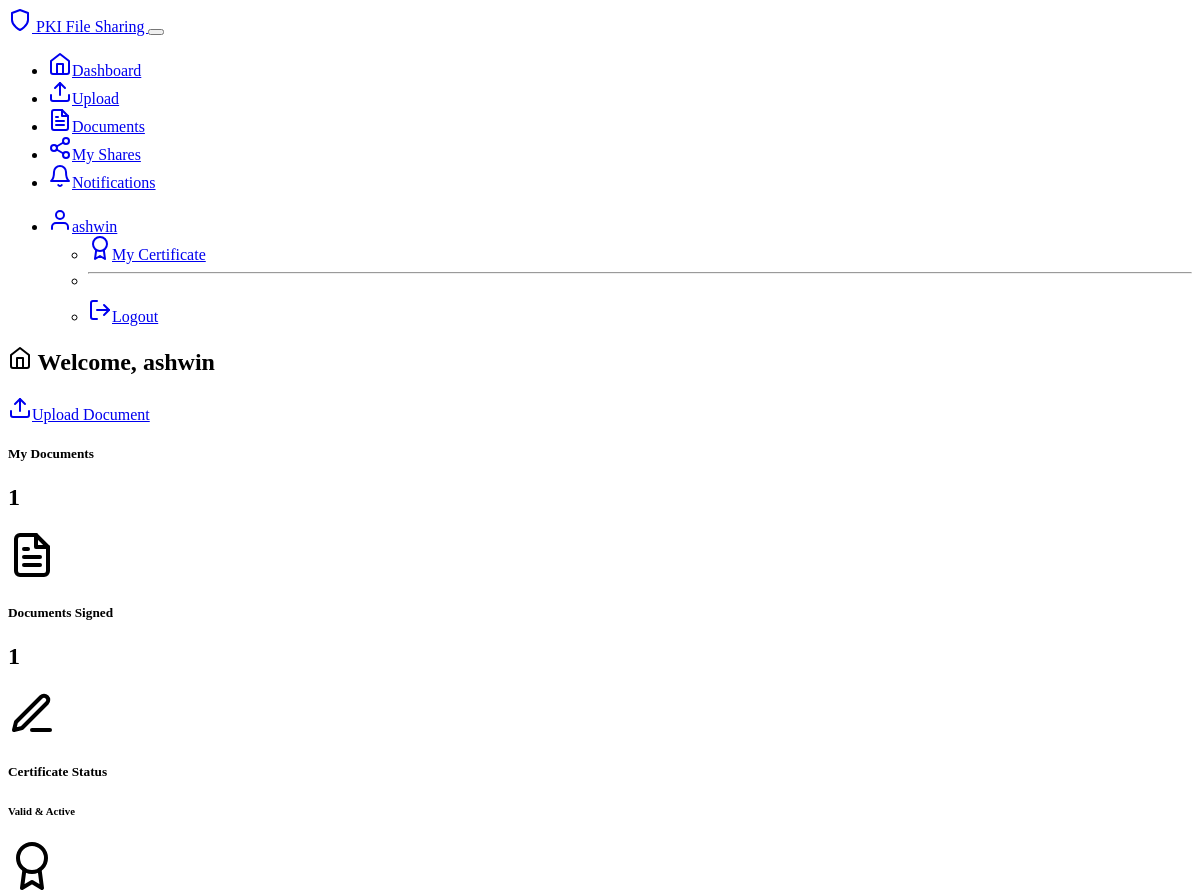
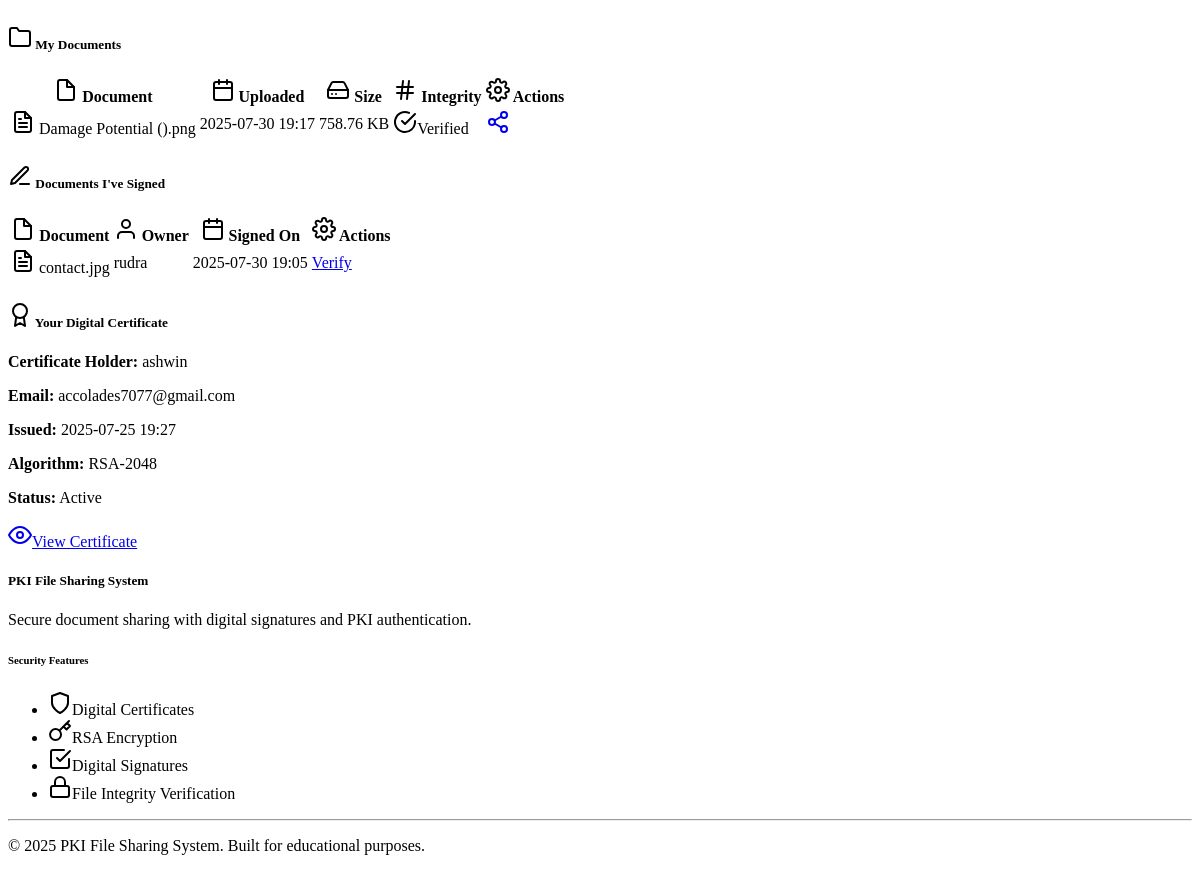
The page /dashboard (signed in) on the database its author committed (2 pictures, top to bottom).
### models.py (models this page shows)
class User(UserMixin, db.Model):
    id = db.Column(db.Integer, primary_key=True)
    username = db.Column(db.String(80), unique=True, nullable=False)
    email = db.Column(db.String(120), unique=True, nullable=False)
    password_hash = db.Column(db.String(256), nullable=False)
    private_key_pem = db.Column(db.Text, nullable=False)
    public_key_pem = db.Column(db.Text, nullable=False)
    certificate_pem = db.Column(db.Text, nullable=False)
    created_at = db.Column(db.DateTime, default=datetime.utcnow)
    documents = db.relationship('Document', backref='owner', lazy=True)
    signatures = db.relationship('DocumentSignature', backref='signer', lazy=True)

class Document(db.Model):
    id = db.Column(db.Integer, primary_key=True)
    filename = db.Column(db.String(255), nullable=False)
    original_filename = db.Column(db.String(255), nullable=False)
    file_path = db.Column(db.String(500), nullable=False)
    file_hash = db.Column(db.String(64), nullable=False)  # SHA256 hash for integrity
    content_type = db.Column(db.String(100))
    file_size = db.Column(db.Integer)
    owner_id = db.Column(db.Integer, db.ForeignKey('user.id'), nullable=False)
    uploaded_at = db.Column(db.DateTime, default=datetime.utcnow)
    signatures = db.relationship('DocumentSignature', backref='document', lazy=True, cascade='all, delete-orphan')

class DocumentSignature(db.Model):
    id = db.Column(db.Integer, primary_key=True)
    signature = db.Column(db.Text, nullable=False)  # Base64 encoded signature
    signature_algorithm = db.Column(db.String(50), default='SHA256withRSA')
    document_id = db.Column(db.Integer, db.ForeignKey('document.id'), nullable=False)
    signer_id = db.Column(db.Integer, db.ForeignKey('user.id'), nullable=False)
    signed_at = db.Column(db.DateTime, default=datetime.utcnow)
    is_verified = db.Column(db.Boolean, default=False)
    verification_message = db.Column(db.Text)

### routes.py (the view)
@app.route('/dashboard')
@login_required
def dashboard():
    try:
        documents = Document.query.filter_by(owner_id=current_user.id).order_by(Document.uploaded_at.desc()).all()
        signed_docs = db.session.query(Document).join(DocumentSignature).filter(
            DocumentSignature.signer_id == current_user.id
        ).distinct().all()
        return render_template('dashboard.html', documents=documents, signed_docs=signed_docs)
    except Exception as e:
        logger.error(f"Dashboard error: {str(e)}")
        flash('An error occurred loading the dashboard.', 'error')
        return render_template('dashboard.html', documents=[], signed_docs=[])

### templates/dashboard.html (shortened to what this page needs)
{% extends "base.html" %}
{% block content %}
<div class="row">
    <div class="col-12">
        <div class="d-flex justify-content-between align-items-center mb-4">
            <h2>
                <i data-feather="home" class="me-2"></i>
                Welcome, {{ current_user.username }}
            </h2>
            <a href="{{ url_for('upload') }}" class="btn btn-primary">
                <i data-feather="upload" class="me-2"></i>Upload Document
            </a>
        </div>
    </div>
</div>
<div class="row mb-4">
    <div class="col-md-4">
        <div class="card bg-primary text-white border-0">
            <div class="card-body">
                <div class="d-flex justify-content-between">
                    <div>
                        <h5 class="card-title">My Documents</h5>
                        <h2 class="mb-0">{{ documents|length }}</h2>
                    </div>
                    <div class="align-self-center">
                        <i data-feather="file-text" style="width: 48px; height: 48px;"></i>
                    </div>
                </div>
            </div>
        </div>
    </div>
    <div class="col-md-4">
        <div class="card bg-success text-white border-0">
            <div class="card-body">
                <div class="d-flex justify-content-between">
                    <div>
                        <h5 class="card-title">Documents Signed</h5>
                        <h2 class="mb-0">{{ signed_docs|length }}</h2>
                    </div>
                    <div class="align-self-center">
                        <i data-feather="edit-3" style="width: 48px; height: 48px;"></i>
                    </div>
                </div>
            </div>
        </div>
    </div>
    <div class="col-md-4">
        <div class="card bg-info text-white border-0">
            <div class="card-body">
                <div class="d-flex justify-content-between">
                    <div>
                        <h5 class="card-title">Certificate Status</h5>
                        <h6 class="mb-0">Valid & Active</h6>
                    </div>
                    <div class="align-self-center">
                        <i data-feather="award" style="width: 48px; height: 48px;"></i>
                    </div>
                </div>
            </div>
        </div>
    </div>
</div>
<div class="row">
    <div class="col-12">
        <div class="card border-0 shadow-sm">
            <div class="card-header bg-light">
                <h5 class="mb-0">
                    <i data-feather="folder" class="me-2"></i>
                    My Documents
                </h5>
            </div>
            <div class="card-body">
                {% if documents %}
                    <div class="table-responsive">
                        <table class="table table-hover">
                            <thead>
                                <tr>
                                    <th><i data-feather="file" class="me-1"></i> Document</th>
                                    <th><i data-feather="calendar" class="me-1"></i> Uploaded</th>
                                    <th><i data-feather="hard-drive" class="me-1"></i> Size</th>
                                    <th><i data-feather="hash" class="me-1"></i> Integrity</th>
                                    <th><i data-feather="settings" class="me-1"></i> Actions</th>
                                </tr>
                            </thead>
                            <tbody>
                                {% for doc in documents %}
                                <tr>
                                    <td>
                                        <div class="d-flex align-items-center">
                                            <i data-feather="file-text" class="me-2 text-muted"></i>
                                            <span>{{ doc.original_filename }}</span>
                                        </div>
                                    </td>
                                    <td>{{ doc.uploaded_at.strftime('%Y-%m-%d %H:%M') }}</td>
                                    <td>{{ "%.2f"|format(doc.file_size / 1024) }} KB</td>
                                    <td>
                                        <span class="badge bg-success">
                                            <i data-feather="check-circle" class="me-1"></i>Verified
                                        </span>
                                    </td>
                                    <td>
                                        <div class="btn-group btn-group-sm" role="group">
                                            <a href="{{ url_for('share_document', doc_id=doc.id) }}"
                                               class="btn btn-outline-success" title="Share">
                                                <i data-feather="share-2"></i>
                                            </a>
                                        </div>
                                    </td>
                                </tr>
                                {% endfor %}
                            </tbody>
                        </table>
                    </div>
                {% endif %}
            </div>
        </div>
    </div>
</div>
{% if signed_docs %}
<div class="row mt-4">
    <div class="col-12">
        <div class="card border-0 shadow-sm">
            <div class="card-header bg-light">
                <h5 class="mb-0">
                    <i data-feather="edit-3" class="me-2"></i>
                    Documents I've Signed
                </h5>
            </div>
            <div class="card-body">
                <div class="table-responsive">
                    <table class="table table-hover">
                        <thead>
                            <tr>
                                <th><i data-feather="file" class="me-1"></i> Document</th>
                                <th><i data-feather="user" class="me-1"></i> Owner</th>
                                <th><i data-feather="calendar" class="me-1"></i> Signed On</th>
                                <th><i data-feather="settings" class="me-1"></i> Actions</th>
                            </tr>
                        </thead>
                        <tbody>
                            {% for doc in signed_docs %}
                            <tr>
                                <td>
                                    <div class="d-flex align-items-center">
                                        <i data-feather="file-text" class="me-2 text-muted"></i>
                                        <span>{{ doc.original_filename }}</span>
                                    </div>
                                </td>
                                <td>{{ doc.owner.username }}</td>
                                <td>
                                    {% for sig in doc.signatures %}
                                        {% if sig.signer_id == current_user.id %}
                                            {{ sig.signed_at.strftime('%Y-%m-%d %H:%M') }}
                                        {% endif %}
                                    {% endfor %}
                                </td>
                                <td>
                                    <a href="{{ url_for('verify_document', doc_id=doc.id) }}"
                                       class="btn btn-sm btn-outline-info">
                                        Verify
                                    </a>
                                </td>
                            </tr>
                            {% endfor %}
                        </tbody>
                    </table>
                </div>
            </div>
        </div>
    </div>
</div>
{% endif %}
<div class="row mt-4">
    <div class="col-12">
        <div class="card border-0 shadow-sm">
            <div class="card-header bg-light">
                <h5 class="mb-0">
                    <i data-feather="award" class="me-2"></i>
                    Your Digital Certificate
                </h5>
            </div>
            <div class="card-body">
                <div class="row">
                    <div class="col-md-6">
                        <p><strong>Certificate Holder:</strong> {{ current_user.username }}</p>
                        <p><strong>Email:</strong> {{ current_user.email }}</p>
                        <p><strong>Issued:</strong> {{ current_user.created_at.strftime('%Y-%m-%d %H:%M') }}</p>
                    </div>
                    <div class="col-md-6">
                        <p><strong>Algorithm:</strong> RSA-2048</p>
                        <p><strong>Status:</strong> <span class="badge bg-success">Active</span></p>
                        <a href="{{ url_for('view_certificate', user_id=current_user.id) }}" class="btn btn-outline-primary">
                            <i data-feather="eye" class="me-1"></i>View Certificate
                        </a>
                    </div>
                </div>
            </div>
        </div>
    </div>
</div>
{% endblock %}

### templates/base.html (shortened to what this page needs)
<!DOCTYPE html>
<html lang="en" data-bs-theme="dark">
<head>
    <link href="https://cdn.replit.com/agent/bootstrap-agent-dark-theme.min.css" rel="stylesheet">
    <link href="{{ url_for('static', filename='style.css') }}" rel="stylesheet">
</head>
<body>
    <nav class="navbar navbar-expand-lg navbar-dark bg-dark">
        <div class="container">
            <a class="navbar-brand" href="{{ url_for('index') }}">
                <i data-feather="shield" class="me-2"></i>
                PKI File Sharing
            </a>
            <button class="navbar-toggler" type="button" data-bs-toggle="collapse" data-bs-target="#navbarNav">
            </button>
            <div class="collapse navbar-collapse" id="navbarNav">
                <ul class="navbar-nav me-auto">
                    {% if current_user.is_authenticated %}
                        <li class="nav-item">
                            <a class="nav-link" href="{{ url_for('dashboard') }}">
                                <i data-feather="home" class="me-1"></i>Dashboard
                            </a>
                        </li>
                        <li class="nav-item">
                            <a class="nav-link" href="{{ url_for('upload') }}">
                                <i data-feather="upload" class="me-1"></i>Upload
                            </a>
                        </li>
                        <li class="nav-item">
                            <a class="nav-link" href="{{ url_for('documents') }}">
                                <i data-feather="file-text" class="me-1"></i>Documents
                            </a>
                        </li>
                        <li class="nav-item">
                            <a class="nav-link" href="{{ url_for('my_shares') }}">
                                <i data-feather="share-2" class="me-1"></i>My Shares
                            </a>
                        </li>
                        <li class="nav-item">
                            <a class="nav-link" href="{{ url_for('notifications') }}" id="notifications-link">
                                <i data-feather="bell" class="me-1"></i>Notifications
                            </a>
                        </li>
                    {% endif %}
                </ul>
                <ul class="navbar-nav">
                    {% if current_user.is_authenticated %}
                        <li class="nav-item dropdown">
                            <a class="nav-link dropdown-toggle" href="#" role="button" data-bs-toggle="dropdown">
                                <i data-feather="user" class="me-1"></i>{{ current_user.username }}
                            </a>
                            <ul class="dropdown-menu">
                                <li><a class="dropdown-item" href="{{ url_for('view_certificate', user_id=current_user.id) }}">
                                    <i data-feather="award" class="me-2"></i>My Certificate
                                </a></li>
                                <li><hr class="dropdown-divider"></li>
                                <li><a class="dropdown-item" href="{{ url_for('logout') }}">
                                    <i data-feather="log-out" class="me-2"></i>Logout
                                </a></li>
                            </ul>
                        </li>
                    {% endif %}
                </ul>
            </div>
        </div>
    </nav>
    <main class="container my-4">
        {% block content %}{% endblock %}
    </main>
    <footer class="bg-dark text-light py-4 mt-5">
        <div class="container">
            <div class="row">
                <div class="col-md-6">
                    <h5>PKI File Sharing System</h5>
                    <p class="text-muted">Secure document sharing with digital signatures and PKI authentication.</p>
                </div>
                <div class="col-md-6">
                    <h6>Security Features</h6>
                    <ul class="list-unstyled text-muted">
                        <li><i data-feather="shield" class="me-2"></i>Digital Certificates</li>
                        <li><i data-feather="key" class="me-2"></i>RSA Encryption</li>
                        <li><i data-feather="check-square" class="me-2"></i>Digital Signatures</li>
                        <li><i data-feather="lock" class="me-2"></i>File Integrity Verification</li>
                    </ul>
                </div>
            </div>
            <hr>
            <div class="text-center text-muted">
                <p>&copy; 2025 PKI File Sharing System. Built for educational purposes.</p>
            </div>
        </div>
    </footer>
</body>
</html>

### rows shown on the page
User: username "ashwin", email "accolades7077@gmail.com", created_at "2025-07-25 19:27"
Document: original_filename "Damage Potential ().png", uploaded_at "2025-07-30 19:17", doc.file_size/1024 "758.76"
Document: original_filename "contact.jpg", owner.username "rudra"
DocumentSignature: signed_at "2025-07-30 19:05"

### other values the page prints
{{ documents|length }} "1"
{{ signed_docs|length }} "1"
